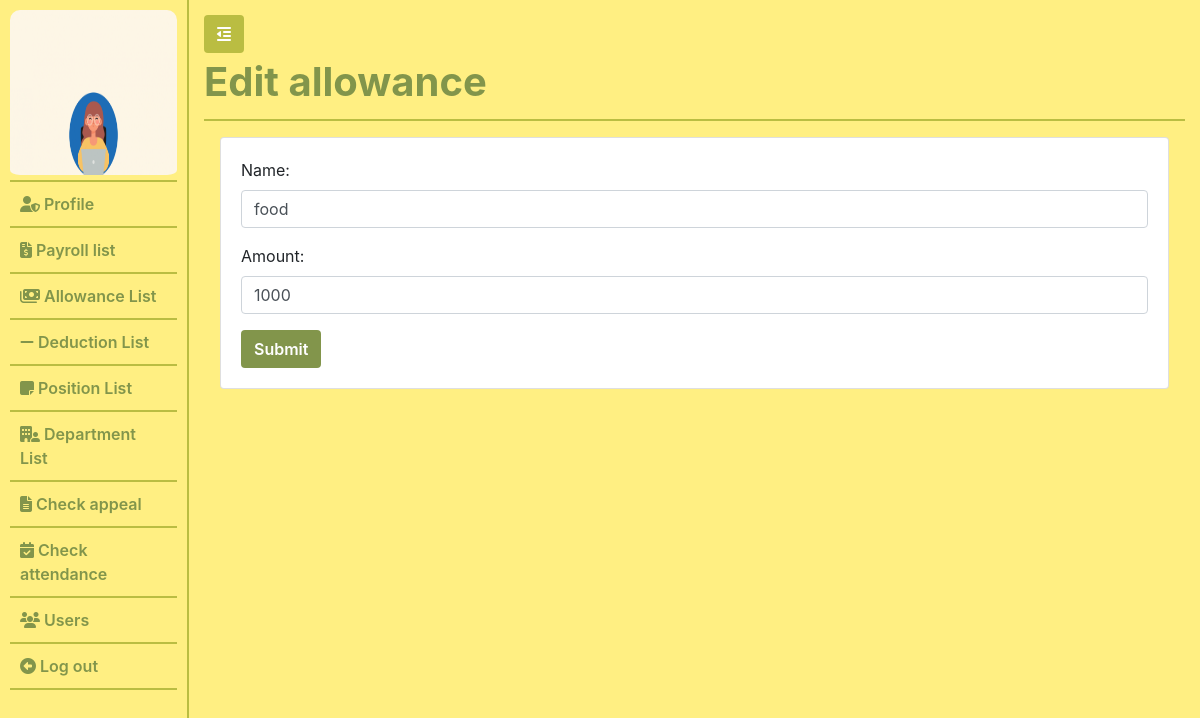
Page /admin/edit_allowance.php?aId=1 (signed in) on the committed database.
### tables this page shows
CREATE TABLE `users` (
  `id` int(11) NOT NULL,
  `username` varchar(255) NOT NULL,
  `password` varchar(255) NOT NULL,
  `first_name` varchar(64) NOT NULL,
  `last_name` varchar(64) NOT NULL,
  `user_role` varchar(255) NOT NULL,
  `user_image` varchar(255) DEFAULT NULL,
  `qr_code` varchar(255) NOT NULL,
  `qrcode_path` text NOT NULL,
  `position_id` int(11) NOT NULL
);

CREATE TABLE `allowance` (
  `id` int(11) NOT NULL,
  `name` varchar(255) NOT NULL,
  `amount` int(11) NOT NULL
);

### common/classes/Session_user.php (called while the page is built, shortened)
<?php
    Class Session{
        private $id;
        public function get_user_id(){
            return $this->id;
        }
        public function check_if_logged_in(){
            if(isset($_SESSION['id']) && isset($_SESSION['user_role'])){
                $this->id = $_SESSION['id'];
            }else{
                unset($this->id);
                unset($this->user_role);
                $this->logged_in = false;
            }
        }
    }
    $session = new Session();

### common/classes/Database.php (called while the page is built, shortened)
<?php
    class Database{
        private $connection;
        public $servername = "localhost";
        public $user = "root";
        public $password = "";
        public $database_name = "ams_with_qrcode";
        public function connect_database(){
            $db = new mysqli($this->servername, $this->user, $this->password, $this->database_name);
            $this->connection = $db;
        }
        public function query($sql){
            $result =  $this->connection->query($sql);
            return $result;
        }
    }
    $database = new Database();
?>

### common/classes/DB_object.php (called while the page is built, shortened)
<?php
    class DB_object{
        protected static $db_name = "users";
        public static function find_by_id( $id){
            $result = static::find_by_query("SELECT * FROM " . static::$db_name . " WHERE id = $id");
            return (!empty($result)) ? array_shift($result) : false;
        }
        public static function find_by_query($sql){
            global $database;
            $result_query = $database->query($sql);
            $the_object_array = [];
            while($row = mysqli_fetch_assoc($result_query)){
                $the_object_array[] = static::instantiation($row);
            }
            return $the_object_array;
        }
        public static function instantiation($row){
            $called_object = new $get_called_class;
            foreach($row as $attribute => $value){
                if($called_object->has_attribute($attribute)){
                    $called_object->$attribute = $value;
                }
            }
            return $called_object;
        }
        public function has_attribute($attribute){
            $object_properties = get_object_vars($this);
            return array_key_exists($attribute, $object_properties);
        }
    }
?>

### common/classes/User.php (called while the page is built, shortened)
<?php
    class User extends DB_object{
        public $user_image;
        private $upload_directory = "..".DS."admin".DS.'images';
        private $img_placeholder = "https://place-hold.it/128x128?text=User+image";
        public function display_user_photo(){
            return (empty($this->user_image)) ? $this->img_placeholder : $this->upload_directory.DS.$this->user_image;
        }
    }
?>

### admin/includes/function.php (called while the page is built, shortened)
<?php
    function validate_input($data){
        $data = trim($data);
        $data = stripslashes($data);
        $data = htmlentities($data);
        return $data;
    }

### admin/edit_allowance.php (the view, shortened to what this page needs)
<?php require_once "includes/header.php" ?>
<?php
    if(empty($_GET['aId']) || !isset($_GET['aId']) ){
        die();
    }else{
        $allowance_id = validate_input($_GET['aId']);
        $allowance_to_edit = Allowance::find_by_id($allowance_id);
    }
?>
                <?php require_once "includes/side-nav.php" ?>
                <div class="page-wrapper">
                    <button class="btn toggle-icon">
                        <span> <i class="fas fa-outdent"></i> </span>
                    </button>
                    <div class="page-header">
                        <h1 class="">Edit allowance</h1>
                    </div>
                        <div class="row p-3">
                            <div class="col-lg-12">
                            <div class="card">
                                    <div class="card-body">
                                        <div class="row">
                                            <div class="col-lg-12">
                                                <form action="" method="post" enctype="multipart/form-data">
                                                    <div class="form-group">
                                                        <label for="">Name:</label>
                                                        <input id="" class="form-control" type="text" name="name"  value="<?= $allowance_to_edit->name ?>" >
                                                    </div>
                                                    <div class="form-group">
                                                        <label for="">Amount:</label>
                                                        <input id="" class="form-control" type="number" name="amount"  value="<?= $allowance_to_edit->amount ?>" >
                                                    </div>
                                                    <input type="submit" name='submit_allowance' value="Submit" class="btn update_user_btn">
                                                    </form>
                                            </div>
                                        </div>
                                    </div>
                                </div>
                            </div>
                        </div>
                </div>
        <?php require_once "includes/footer.php" ?>

### admin/includes/side-nav.php
<div id="my-nav" class="side-nav">
                        <ul class="navbar-nav flex-column vertical-nav">
                            <div class="user-image-container">
                                <img src="<?= $user->display_user_photo() ?>" alt="" id="user_image">
                            </div>
                                <li class="nav-item ">
                                    <a class="nav-link" href="profile.php"> <i class="fas fa-user-shield"></i> Profile</a>
                                </li>
                                <li class="nav-item">
                                    <a class="nav-link " href="payroll.php" > <i class="fas fa-file-invoice-dollar"></i> Payroll list</a>
                                </li>
                                <li class="nav-item">
                                    <a class="nav-link " href="allowance.php" > <i class="fas fa-money-bills"></i> Allowance List</a>
                                </li>
                                <li class="nav-item">
                                    <a class="nav-link " href="admin_deduction.php" > <i class="fas fa-minus"></i> Deduction List</a>
                                </li>
                                <li class="nav-item">
                                    <a class="nav-link " href="position_list.php" > <i class="fas fa-note-sticky"></i> Position List</a>
                                </li>
                                <li class="nav-item">
                                    <a class="nav-link " href="admin_department.php" > <i class="fas fa-building-user"></i> Department List</a>
                                </li>
                                <li class="nav-item">
                                    <a class="nav-link " href="admin_appeal.php" > <i class="fas fa-file-lines"></i> Check appeal</a>
                                </li>
                                <li class="nav-item">
                                    <a class="nav-link " href="check_attendance.php" > <i class="fas fa-calendar-check"></i> Check attendance</a>
                                </li>
                                <li class="nav-item">
                                    <a class="nav-link " href="users.php" > <i class="fas fa-users"></i> Users</a>
                                </li>
                            <li class="nav-item">
                                <a class="nav-link " href="logout.php" > <i class="fas fa-arrow-alt-circle-left"></i> Log out</a>
                            </li>
                        </ul>
                </div>

### admin/css/style.css (style rules this page uses)
* { box-sizing: border-box; }
body,html { height: 100%; width: 100%; }
.side-nav { width: 225px; background-color: #FFEF82; padding-top: 10px; border-right: 2px solid #BABD42; }
.user-image-container { border-bottom: 2px solid #BABD42; }
#user_image { border-radius: 10px; height: 170px; width: 100%; padding-bottom: 5px; }
.side-nav ul { padding: 0px 10px; height: 100vh; }
.side-nav .nav-item .nav-link { border-bottom: 2px solid #BABD42; color: #82954B; font-weight: 600; padding: 10px; }
.page-wrapper { padding: 15px; width: 100%; background-color: #FFEF82; }
.toggle-icon { background-color: #BABD42; color: #fff; }
.page-header { padding: 5px 0; border-bottom: 2px solid #BABD42; }
.page-header h1, .title-page { color:#82954B; font-weight: 700; }
.export_btn, .update_user_btn, .attendance_action_btn, .session_message, .report_btn, .add_user_btn, .add_appeal_btn, .add_deduction_btn, .add_allowance_btn, .add_salary_btn { background-color: #82954B; color: #fff; font-weight: 600; }

### rows in the picture
users: user_image (picture)
allowance: name "food", amount "1000"
